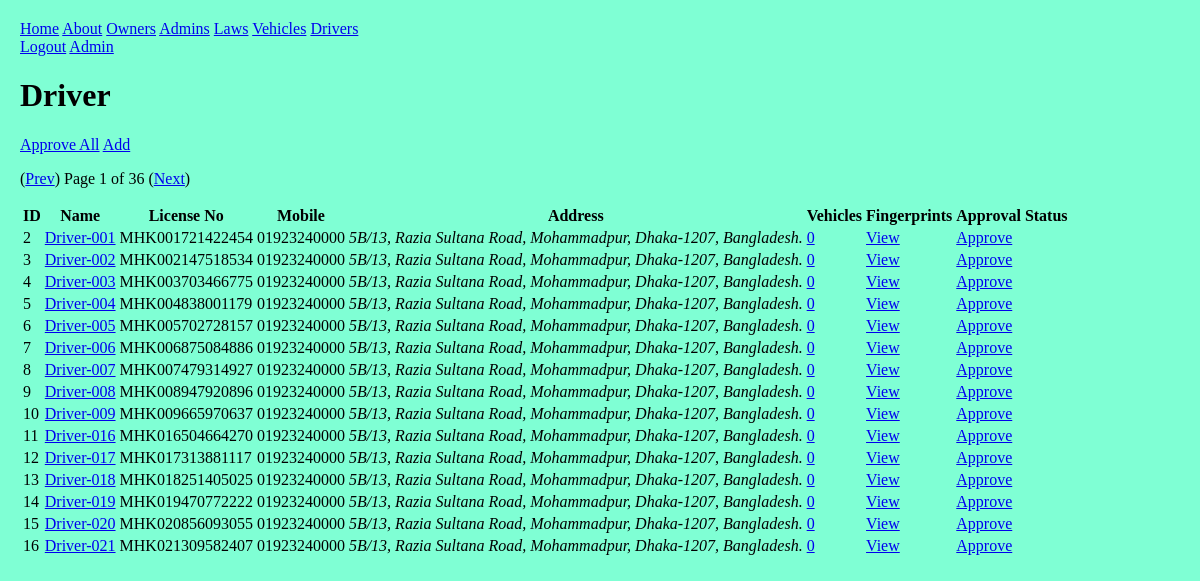
The app's page /front/drivers/ (signed in) with its own data.
### front/models.py (models this page shows, shortened)
class Driver(models.Model):
    vehicles = models.ManyToManyField(Vehicle);
    name = models.CharField(max_length=20);
    license_no = models.CharField(max_length=50, unique=True, null=False);
    phone = models.CharField(max_length=20, default="01923240000");
    address = models.TextField(max_length=200, default="5B/13, Razia Sultana Road, Mohammadpur, Dhaka-1207, Bangladesh.");
    approved = models.BooleanField(default=False);

### front/decorators.py (the view)
        def wrapper_func(req, *args, **kwargs):
            grp = {x.name for x in req.user.groups.all()};
            if not (bool(roles.intersection(grp)) ^ bool(grp)):
                return view_func(req, *args, **kwargs);
            else: return HttpResponse("""
                <h1>access denied</h1>
                <a href="/front/">home</a>
            """)

### front/views.py (called while the page is built)
@login_required
@allowed_users({"law", "owner"})
def drivers(req: HttpRequest):
    pg_size = 15;
    page = req.GET.get("page");
    page = int(page) if page else 1;
    vid = req.GET.get("vid");
    if vid: drivers = Driver.objects.filter(vehicles__id=vid);
    elif "owner" in str(req.user.groups.all()):
        drivers = Driver.objects.filter(vehicles__owner__id=req.user.id);
    else: drivers = Driver.objects.all();
    n = drivers.count();
    mx = (n-1) // pg_size + 1;
    page = max(1, min(page, mx));
    start = (page-1) * pg_size;
    stop = start + pg_size;
    context = {
        "nav": nav,
        "drivers": drivers[start:stop],
        "page": page,
        "mx": mx,
    };
    return render(req, "drivers.html", context);

### front/templates/drivers.html (shortened to what this page needs)
{% extends 'base.html' %}
{% block content %}
    <h1>Driver</h1>
    {% if request.user.is_superuser %}
        <a href="{% url 'approve' %}?type=driver">Approve All</a>
    {% endif %}
    {% if request.user.groups.all.0.name != 'law' %}
        <a href="{% url 'driver' %}">Add</a>
    {% endif %}
    <p>
        (<a href="{% url 'drivers' %}?page={{page|add:"-1"}}">prev</a>)
        Page {{page}} of {{mx}}
        (<a href="{% url 'drivers' %}?page={{page|add:1}}">next</a>)
    </p>
    <table>
        <tr>
            <th>ID</th>
            <th>Name</th>
            <th>License No</th>
            <th>Mobile</th>
            <th>Address</th>
            <th>Vehicles</th>
            <th>Fingerprints</th>
            <th>Approval Status</th>
        </tr>
        {% for driver in drivers %}
        <tr>
            <td>{{driver.id}}</td>
            <td><a href="{% url 'driver' %}?pk={{driver.id}}">{{driver.name}}</a></td>
            <td>{{driver.license_no}}</td>
            <td>{{driver.phone}}</td>
            <td><Address>{{driver.address}}</Address></td>
            <td>
                <a href="{% url 'vehicles' %}?did={{driver.id}}">{{driver.vehicles.count}}</a>&nbsp;
            </td>
            <td><a href="{% url 'prints' %}?did={{driver.id}}">view</a></td>
            <td>{% if driver.approved %}
                Approved
            {% else %}
                {% if request.user.is_superuser %}
                    <a href="{% url 'approve' %}?type=driver&amp;pk={{driver.id}}">Approve</a>
                {% else %}
                    Pending
                {% endif %}
            {% endif %}</td>
        </tr>
        {% endfor %}
    </table>
{% endblock content %}

### static/front/style.css (style rules this page uses)
body { box-sizing: border-box; margin: 0; display: block; overflow: auto; padding: 20px; background-color: aquamarine; }
a, button, title { text-transform: capitalize; }

### records on screen
Driver: id "2", name "Driver-001", license_no "MHK001721422454", phone "01923240000", address "5B/13, Razia Sultana Road, Mohammadpur, Dhaka-1207, Bangladesh.", vehicles.count "0"
Driver: id "3", name "Driver-002", license_no "MHK002147518534", phone "01923240000", address "5B/13, Razia Sultana Road, Mohammadpur, Dhaka-1207, Bangladesh.", vehicles.count "0"
Driver: id "4", name "Driver-003", license_no "MHK003703466775", phone "01923240000", address "5B/13, Razia Sultana Road, Mohammadpur, Dhaka-1207, Bangladesh.", vehicles.count "0"
Driver: id "5", name "Driver-004", license_no "MHK004838001179", phone "01923240000", address "5B/13, Razia Sultana Road, Mohammadpur, Dhaka-1207, Bangladesh.", vehicles.count "0"
Driver: id "6", name "Driver-005", license_no "MHK005702728157", phone "01923240000", address "5B/13, Razia Sultana Road, Mohammadpur, Dhaka-1207, Bangladesh.", vehicles.count "0"
Driver: id "7", name "Driver-006", license_no "MHK006875084886", phone "01923240000", address "5B/13, Razia Sultana Road, Mohammadpur, Dhaka-1207, Bangladesh.", vehicles.count "0"
Driver: id "8", name "Driver-007", license_no "MHK007479314927", phone "01923240000", address "5B/13, Razia Sultana Road, Mohammadpur, Dhaka-1207, Bangladesh.", vehicles.count "0"
Driver: id "9", name "Driver-008", license_no "MHK008947920896", phone "01923240000", address "5B/13, Razia Sultana Road, Mohammadpur, Dhaka-1207, Bangladesh.", vehicles.count "0"
Driver: id "10", name "Driver-009", license_no "MHK009665970637", phone "01923240000", address "5B/13, Razia Sultana Road, Mohammadpur, Dhaka-1207, Bangladesh.", vehicles.count "0"
Driver: id "11", name "Driver-016", license_no "MHK016504664270", phone "01923240000", address "5B/13, Razia Sultana Road, Mohammadpur, Dhaka-1207, Bangladesh.", vehicles.count "0"
Driver: id "12", name "Driver-017", license_no "MHK017313881117", phone "01923240000", address "5B/13, Razia Sultana Road, Mohammadpur, Dhaka-1207, Bangladesh.", vehicles.count "0"
Driver: id "13", name "Driver-018", license_no "MHK018251405025", phone "01923240000", address "5B/13, Razia Sultana Road, Mohammadpur, Dhaka-1207, Bangladesh.", vehicles.count "0"
Driver: id "14", name "Driver-019", license_no "MHK019470772222", phone "01923240000", address "5B/13, Razia Sultana Road, Mohammadpur, Dhaka-1207, Bangladesh.", vehicles.count "0"
Driver: id "15", name "Driver-020", license_no "MHK020856093055", phone "01923240000", address "5B/13, Razia Sultana Road, Mohammadpur, Dhaka-1207, Bangladesh.", vehicles.count "0"
Driver: id "16", name "Driver-021", license_no "MHK021309582407", phone "01923240000", address "5B/13, Razia Sultana Road, Mohammadpur, Dhaka-1207, Bangladesh.", vehicles.count "0"

### other values on screen
{{ nav.0 }} "Home"
{{ page }} "About" "Owners" "Admins" "Laws" "Vehicles" "Drivers"
{{ page }} "1"
{{ mx }} "36"
